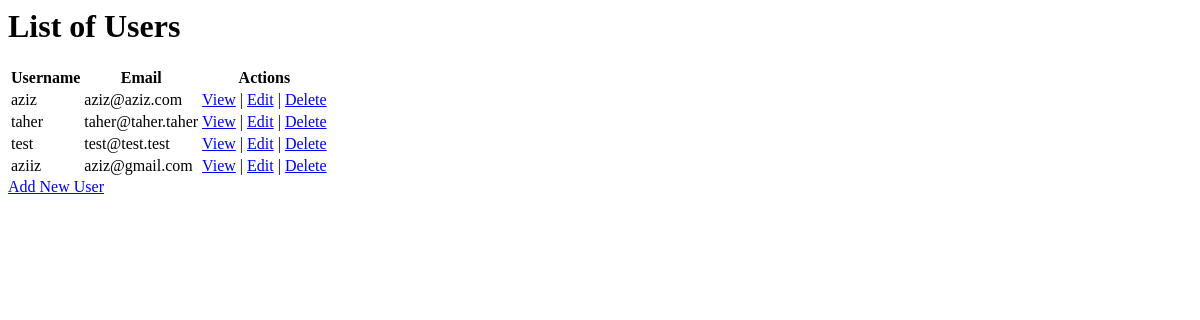
The page /user/users/ on the database as committed earlier.
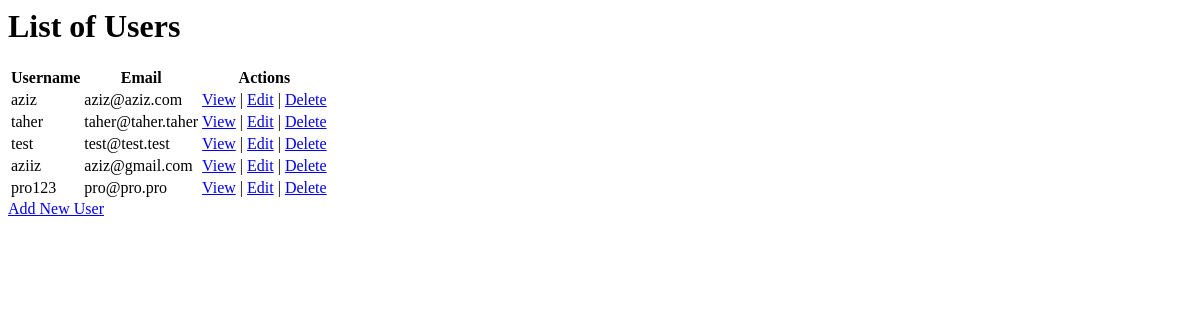
The same page on the database as committed later.
### User/models.py (models this page shows, shortened)
class User(AbstractUser):
    is_verified = models.BooleanField(default=False)
    email_verification_token = models.CharField(max_length=64, null=True, blank=True)
    age = models.PositiveIntegerField(
        null=True,
        blank=True,
    )
    gender = models.CharField(
        max_length=10,
        choices=[('Male', 'Male'), ('Female', 'Female')],
        null=True,
        blank=True
    )
    address = models.CharField(max_length=255, null=True, blank=True)
    phone = models.CharField(
        max_length=15,
        null=True,
        blank=True,
    )
    email = models.EmailField(
        unique=True,
    )
    last_name = models.CharField(max_length=150, blank=True)
    first_name = models.CharField(max_length=150, blank=True)
    date_joined = models.DateTimeField(auto_now_add=True)
    class Meta:
        verbose_name = 'User'
        verbose_name_plural = 'Users'

### User/views.py (the view)
# urls.py: path('users/', views.list_users, name='list_users'),
def list_users(request):
    users = User.objects.all()
    return render(request, 'User/list_users.html', {'users': users})

### templates/User/list_users.html (shortened to what this page needs)
<h1>List of Users</h1>
<table>
    <tr>
        <th>Username</th>
        <th>Email</th>
        <th>Actions</th>
    </tr>
    {% for user in users %}
    <tr>
        <td>{{ user.username }}</td>
        <td>{{ user.email }}</td>
        <td>
            <a href="{% url 'user_detail' user.id %}">View</a> |
            <a href="{% url 'edit_user' user.id %}">Edit</a> |
            <a href="{% url 'delete_user' user.id %}">Delete</a>
        </td>
    </tr>
    {% endfor %}
</table>
<a href="{% url 'sign-up' %}">Add New User</a>

Rows that differ between the two databases and show on the page:
added User: username "pro123", email "pro@pro.pro"
